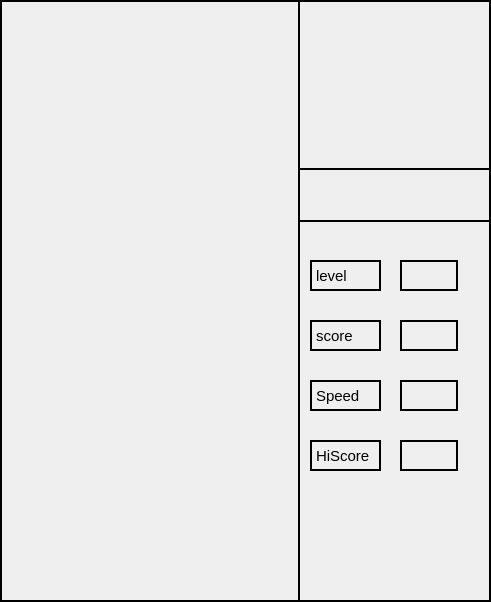
<?xml version="1.0" encoding="UTF-8"?>
<ui version="4.0">
 <class>ViewQt</class>
 <widget class="QWidget" name="ViewQt">
  <property name="geometry">
   <rect>
    <x>0</x>
    <y>0</y>
    <width>491</width>
    <height>602</height>
   </rect>
  </property>
  <property name="sizePolicy">
   <sizepolicy hsizetype="Expanding" vsizetype="MinimumExpanding">
    <horstretch>0</horstretch>
    <verstretch>0</verstretch>
   </sizepolicy>
  </property>
  <property name="windowTitle">
   <string>ViewQt</string>
  </property>
  <widget class="QWidget" name="GameField" native="true">
   <property name="geometry">
    <rect>
     <x>0</x>
     <y>0</y>
     <width>491</width>
     <height>602</height>
    </rect>
   </property>
   <property name="styleSheet">
    <string notr="true">QWidget {
    border: 2px solid black;
}</string>
   </property>
   <widget class="QFrame" name="frame">
    <property name="geometry">
     <rect>
      <x>299</x>
      <y>-1</y>
      <width>211</width>
      <height>171</height>
     </rect>
    </property>
    <property name="styleSheet">
     <string notr="true">QFrame{
border-left-width: 0px;
}</string>
    </property>
    <property name="frameShape">
     <enum>QFrame::StyledPanel</enum>
    </property>
    <property name="frameShadow">
     <enum>QFrame::Raised</enum>
    </property>
   </widget>
   <widget class="QFrame" name="frame_2">
    <property name="geometry">
     <rect>
      <x>300</x>
      <y>220</y>
      <width>191</width>
      <height>391</height>
     </rect>
    </property>
    <property name="styleSheet">
     <string notr="true">QFrame#frame_2 {
    border-left-width: 0px;
}</string>
    </property>
    <property name="frameShape">
     <enum>QFrame::StyledPanel</enum>
    </property>
    <property name="frameShadow">
     <enum>QFrame::Raised</enum>
    </property>
    <widget class="QLabel" name="label_lv">
     <property name="geometry">
      <rect>
       <x>10</x>
       <y>40</y>
       <width>71</width>
       <height>31</height>
      </rect>
     </property>
     <property name="styleSheet">
      <string notr="true">QLabel {
font-size: 15px;
}</string>
     </property>
     <property name="text">
      <string>level</string>
     </property>
    </widget>
    <widget class="QLabel" name="label_score">
     <property name="geometry">
      <rect>
       <x>10</x>
       <y>100</y>
       <width>71</width>
       <height>31</height>
      </rect>
     </property>
     <property name="styleSheet">
      <string notr="true">QLabel {
font-size: 15px;
}</string>
     </property>
     <property name="text">
      <string>score</string>
     </property>
    </widget>
    <widget class="QLabel" name="label_Speed">
     <property name="geometry">
      <rect>
       <x>10</x>
       <y>160</y>
       <width>71</width>
       <height>31</height>
      </rect>
     </property>
     <property name="styleSheet">
      <string notr="true">QLabel {
font-size: 15px;
}</string>
     </property>
     <property name="text">
      <string>Speed</string>
     </property>
    </widget>
    <widget class="QLabel" name="label_HiScore">
     <property name="geometry">
      <rect>
       <x>10</x>
       <y>220</y>
       <width>71</width>
       <height>31</height>
      </rect>
     </property>
     <property name="styleSheet">
      <string notr="true">QLabel {
font-size: 15px;
}</string>
     </property>
     <property name="text">
      <string>HiScore</string>
     </property>
    </widget>
    <widget class="QLabel" name="lable_value_lv">
     <property name="geometry">
      <rect>
       <x>100</x>
       <y>40</y>
       <width>58</width>
       <height>31</height>
      </rect>
     </property>
     <property name="text">
      <string/>
     </property>
    </widget>
    <widget class="QLabel" name="lable_value_score">
     <property name="geometry">
      <rect>
       <x>100</x>
       <y>100</y>
       <width>58</width>
       <height>31</height>
      </rect>
     </property>
     <property name="text">
      <string/>
     </property>
    </widget>
    <widget class="QLabel" name="lable_value_speed">
     <property name="geometry">
      <rect>
       <x>100</x>
       <y>160</y>
       <width>58</width>
       <height>31</height>
      </rect>
     </property>
     <property name="text">
      <string/>
     </property>
    </widget>
    <widget class="QLabel" name="lable_value_HiScore">
     <property name="geometry">
      <rect>
       <x>100</x>
       <y>220</y>
       <width>58</width>
       <height>31</height>
      </rect>
     </property>
     <property name="text">
      <string/>
     </property>
    </widget>
   </widget>
   <widget class="QFrame" name="frame_3">
    <property name="geometry">
     <rect>
      <x>-1</x>
      <y>-1</y>
      <width>301</width>
      <height>641</height>
     </rect>
    </property>
    <property name="frameShape">
     <enum>QFrame::StyledPanel</enum>
    </property>
    <property name="frameShadow">
     <enum>QFrame::Raised</enum>
    </property>
    <widget class="QLabel" name="Menu">
     <property name="geometry">
      <rect>
       <x>60</x>
       <y>190</y>
       <width>211</width>
       <height>41</height>
      </rect>
     </property>
     <property name="font">
      <font>
       <pointsize>-1</pointsize>
      </font>
     </property>
     <property name="styleSheet">
      <string notr="true">QLabel {
border: none;
font-size: 17px;
}</string>
     </property>
     <property name="text">
      <string/>
     </property>
    </widget>
   </widget>
  </widget>
 </widget>
 <resources/>
 <connections/>
</ui>
